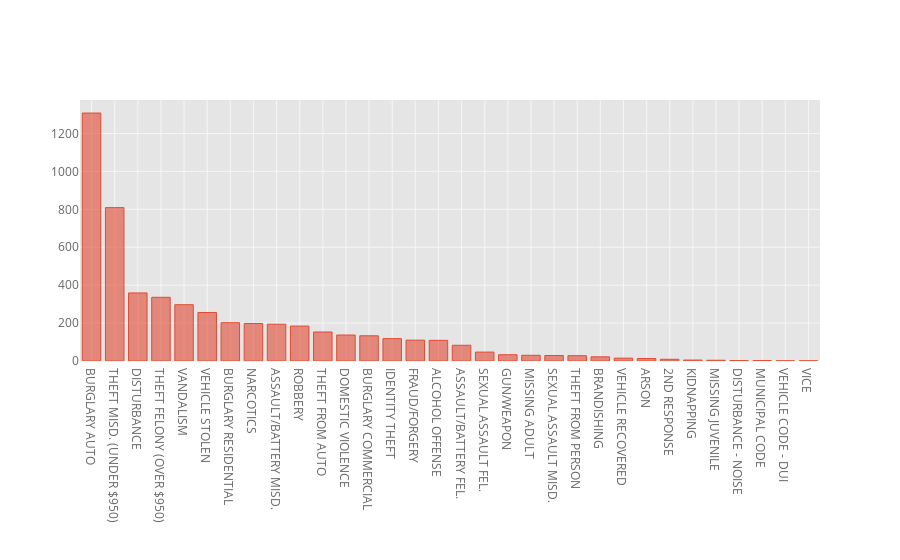

Here is the notebook cell this chart was saved with:
### Markdown cell above
### The Offense Field

The Offense field appears to contain the specific crime being reported.  As nominal data we might want to see a summary constructed by computing counts of each offense type:

### Code cell
calls['OFFENSE'].value_counts().iplot(kind="bar")

### Figure 1 — Plotly figure (JSON) as saved in the notebook; plotly's stock layout.template omitted (floating-point values rounded to 4 significant figures)
{"data": [{"marker": {"color": "rgba(226, 74, 51, 0.6)", "line": {"color": "rgba(226, 74, 51, 1.0)", "width": 1}}, "name": "OFFENSE", "orientation": "v", "text": "", "type": "bar", "x": ["BURGLARY AUTO", "THEFT MISD. (UNDER $950)", "DISTURBANCE", "THEFT FELONY (OVER $950)", "VANDALISM", "VEHICLE STOLEN", "BURGLARY RESIDENTIAL", "NARCOTICS", "ASSAULT/BATTERY MISD.", "ROBBERY", "THEFT FROM AUTO", "DOMESTIC VIOLENCE", "BURGLARY COMMERCIAL", "IDENTITY THEFT", "FRAUD/FORGERY", "ALCOHOL OFFENSE", "ASSAULT/BATTERY FEL.", "SEXUAL ASSAULT FEL.", "GUN/WEAPON", "MISSING ADULT", "SEXUAL ASSAULT MISD.", "THEFT FROM PERSON", "BRANDISHING", "VEHICLE RECOVERED", "ARSON", "2ND RESPONSE", "KIDNAPPING", "MISSING JUVENILE", "DISTURBANCE - NOISE", "MUNICIPAL CODE", "VEHICLE CODE - DUI", "VICE"], "y": [1308, 809, 359, 336, 297, 256, 202, 198, 194, 184, 153, 137, 133, 118, 110, 109, 83, 47, 33, 30, 29, 28, 22, 15, 13, 9, 5, 4, 2, 2, 1, 1]}], "layout": {"legend": {"bgcolor": "#FFFFFF", "font": {"color": "#666666"}}, "paper_bgcolor": "#FFFFFF", "plot_bgcolor": "#E5E5E5", "title": {"font": {"color": "#151516"}}, "xaxis": {"gridcolor": "#F6F6F6", "showgrid": true, "tickfont": {"color": "#666666"}, "title": {"font": {"color": "#666666"}, "text": ""}, "zerolinecolor": "#F6F6F6"}, "yaxis": {"gridcolor": "#F6F6F6", "showgrid": true, "tickfont": {"color": "#666666"}, "title": {"font": {"color": "#666666"}, "text": ""}, "zerolinecolor": "#F6F6F6"}}}
